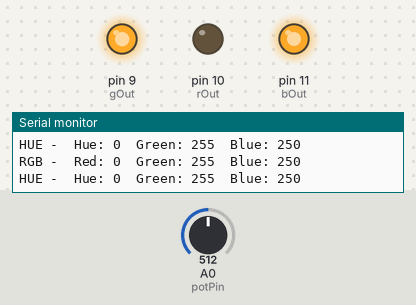
Simulated run of this sketch. Board: Arduino Uno, built with avr-gcc and run on an emulated ATmega328P. Parts: output pins drawn as LEDs (lit = HIGH), the last lines printed to the serial monitor. Inputs (shaded band) come from the test bench; at power-on: A0 (potPin) = 512.

Above: at 1.2 s.
1.3 s: A0 (potPin) set to 611
At 2.2 s:
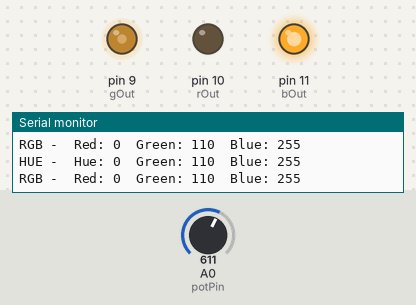
2.8 s: A0 (potPin) set to 630
At 3.2 s:
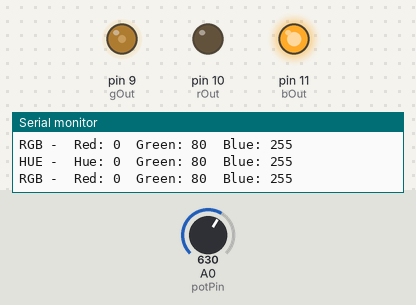
5.8 s: A0 (potPin) set to 511
At 6.8 s:
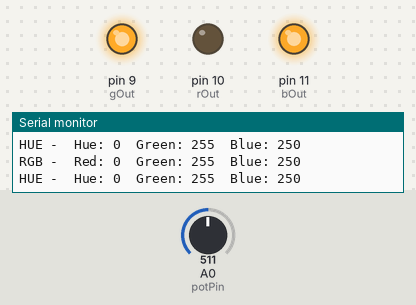
7.3 s: A0 (potPin) set to 421
At 7.8 s:
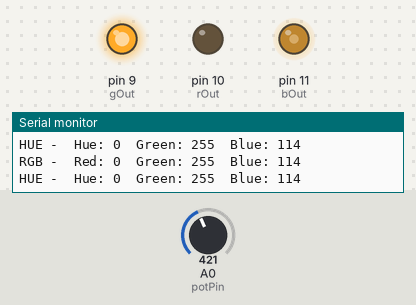
8.8 s: A0 (potPin) set to 398
At 9.7 s:
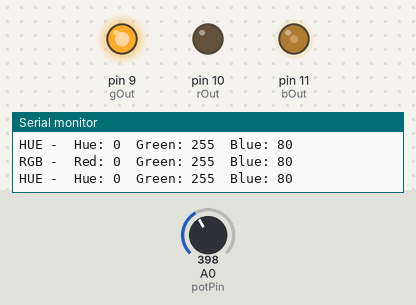
11.8 s: A0 (potPin) set to 283
At 12.3 s:
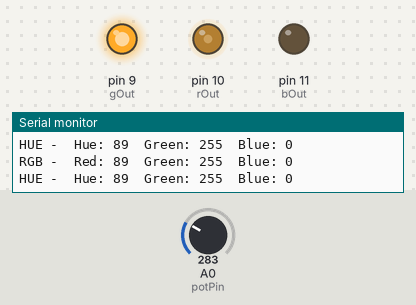
13.3 s: A0 (potPin) set to 265
Timing chart, 0 to 16.3 s (numbered marks = the images above; inputs shaded):
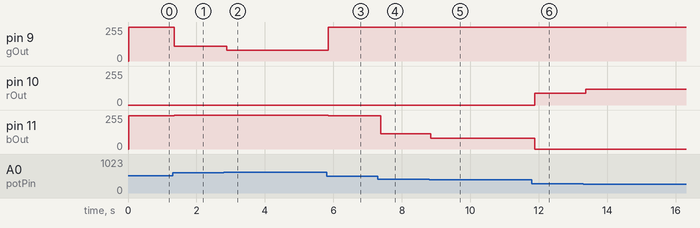

Measured:
- after the input at 1.3 s, pin 9 (gOut): 255/255 → 110/255 after 0.06 s; pin 11 (bOut): 250/255 → 255/255 after 0.06 s
- after the input at 2.8 s, pin 9 (gOut): 110/255 → 80/255 after 0.09 s
- after the input at 5.8 s, pin 9 (gOut): 80/255 → 255/255 after 0.06 s; pin 11 (bOut): 255/255 → 250/255 after 0.06 s
- after the input at 7.3 s, pin 11 (bOut): 250/255 → 114/255 after 0.08 s
- after the input at 8.8 s, pin 11 (bOut): 114/255 → 80/255 at once
- after the input at 11.8 s, pin 10 (rOut): 0/255 → 89/255 after 0.08 s; pin 11 (bOut): 80/255 → 0/255 after 0.08 s
- after the input at 13.3 s, pin 10 (rOut): 89/255 → 119/255 after 0.07 s

The sketch:

TricolorLED_HSB.ino
```cpp
const int rOut = 10;
const int gOut = 9;
const int bOut = 11;

const int potPin = A0;

void setup() {
  Serial.begin(9600);

  pinMode(rOut, OUTPUT);
  pinMode(gOut, OUTPUT);
  pinMode(bOut, OUTPUT);

}

float modulo(float dividend, float divisor) {
  float quotient = floor(dividend/divisor);
  return (dividend - (divisor * quotient));
}

void loop() {
  int hue_degree = map(analogRead(potPin), 0, 1023, 0, 359);
  delay(20);
  float hue = hue_degree / 60.0;
  float chroma = 1; //normally V * S
  float midColour = chroma * ( 1 - abs((modulo(hue, 2) -1 )));  // shown as X on wikipedia

  // RGB in range of [0, 1)
  float red_ = 0;
  float green_ = 0;
  float blue_ = 0;

  // RGB byte codes
  byte red = 0;
  byte green = 0;
  byte blue = 0;

  if (0 <= hue && hue < 1) {
    red_ = chroma;
    green_ = midColour;
    blue_ = 0;
  } else if (1 <= hue && hue < 2) {
    red_ = midColour;
    green_ = chroma;
    blue_ = 0;
  } else if (2 <= hue && hue < 3) {
    red_ = 0;
    green_ = chroma;
    blue_ = midColour;
  } else if (3 <= hue && hue < 4) {
    red_ = 0;
    green_ = midColour;
    blue_ = chroma;
  } else if (4 <= hue && hue < 5) {
    red_ = midColour;
    green_ = 0;
    blue_ = chroma;
  } else if (5 <= hue && hue < 6) {
    red_ = chroma;
    green_ = 0;
    blue_ = midColour;
  } else {
    red_ = 0;
    green_ = 0;
    blue_ = 0;
  }

  red = floor(red_ * 255);
  green = floor(green_ * 255);
  blue = floor(blue_ * 255);


  analogWrite(rOut, red);
  analogWrite(gOut, green);
  analogWrite(bOut, blue);

  Serial.print("HUE -\tHue: ");
  Serial.print(red);
  Serial.print("\tGreen: ");
  Serial.print(green);
  Serial.print("\tBlue: ");
  Serial.println(blue);

  Serial.print("RGB -\tRed: ");
  Serial.print(red);
  Serial.print("\tGreen: ");
  Serial.print(green);
  Serial.print("\tBlue: ");
  Serial.println(blue);
}
```
